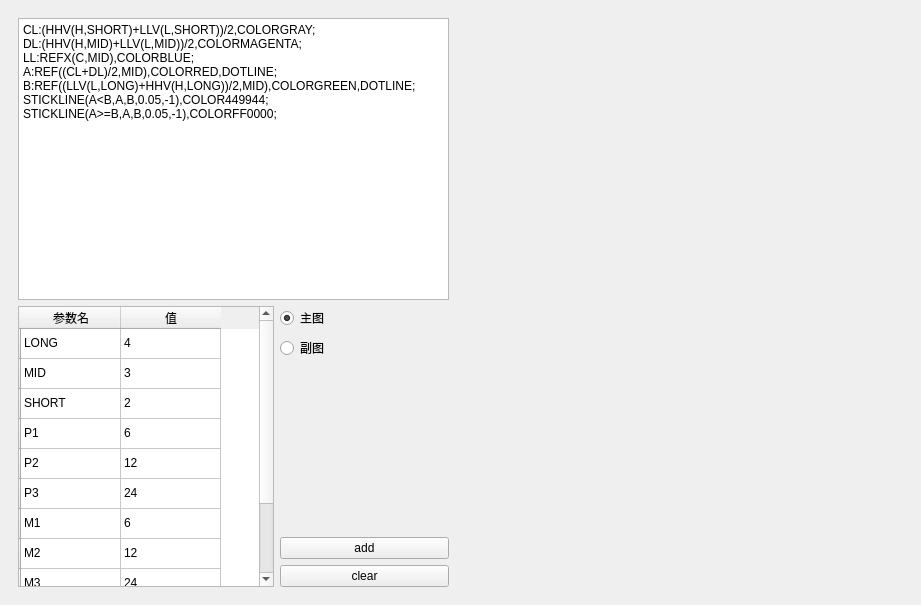
<?xml version="1.0" encoding="UTF-8"?>
<ui version="4.0">
 <class>MainWindow</class>
 <widget class="QMainWindow" name="MainWindow">
  <property name="geometry">
   <rect>
    <x>0</x>
    <y>0</y>
    <width>921</width>
    <height>605</height>
   </rect>
  </property>
  <property name="windowTitle">
   <string>MainWindow</string>
  </property>
  <widget class="QWidget" name="centralwidget">
   <layout class="QHBoxLayout" name="horizontalLayout_2">
    <item>
     <widget class="QWidget" name="widget_2" native="true">
      <property name="sizePolicy">
       <sizepolicy hsizetype="Expanding" vsizetype="Preferred">
        <horstretch>0</horstretch>
        <verstretch>0</verstretch>
       </sizepolicy>
      </property>
      <property name="minimumSize">
       <size>
        <width>100</width>
        <height>0</height>
       </size>
      </property>
      <layout class="QVBoxLayout" name="verticalLayout">
       <item>
        <widget class="QTextEdit" name="textEdit">
         <property name="sizePolicy">
          <sizepolicy hsizetype="Expanding" vsizetype="Expanding">
           <horstretch>0</horstretch>
           <verstretch>0</verstretch>
          </sizepolicy>
         </property>
         <property name="minimumSize">
          <size>
           <width>0</width>
           <height>150</height>
          </size>
         </property>
         <property name="html">
          <string>&lt;!DOCTYPE HTML PUBLIC &quot;-//W3C//DTD HTML 4.0//EN&quot; &quot;http://www.w3.org/TR/REC-html40/strict.dtd&quot;&gt;
&lt;html&gt;&lt;head&gt;&lt;meta name=&quot;qrichtext&quot; content=&quot;1&quot; /&gt;&lt;meta charset=&quot;utf-8&quot; /&gt;&lt;style type=&quot;text/css&quot;&gt;
p, li { white-space: pre-wrap; }
hr { height: 1px; border-width: 0; }
&lt;/style&gt;&lt;/head&gt;&lt;body style=&quot; font-family:'Microsoft YaHei UI'; font-size:9pt; font-weight:400; font-style:normal;&quot;&gt;
&lt;p style=&quot; margin-top:0px; margin-bottom:0px; margin-left:0px; margin-right:0px; -qt-block-indent:0; text-indent:0px;&quot;&gt;CL:(HHV(H,SHORT)+LLV(L,SHORT))/2,COLORGRAY;&lt;/p&gt;
&lt;p style=&quot; margin-top:0px; margin-bottom:0px; margin-left:0px; margin-right:0px; -qt-block-indent:0; text-indent:0px;&quot;&gt;DL:(HHV(H,MID)+LLV(L,MID))/2,COLORMAGENTA;&lt;/p&gt;
&lt;p style=&quot; margin-top:0px; margin-bottom:0px; margin-left:0px; margin-right:0px; -qt-block-indent:0; text-indent:0px;&quot;&gt;LL:REFX(C,MID),COLORBLUE;&lt;/p&gt;
&lt;p style=&quot; margin-top:0px; margin-bottom:0px; margin-left:0px; margin-right:0px; -qt-block-indent:0; text-indent:0px;&quot;&gt;A:REF((CL+DL)/2,MID),COLORRED,DOTLINE;&lt;/p&gt;
&lt;p style=&quot; margin-top:0px; margin-bottom:0px; margin-left:0px; margin-right:0px; -qt-block-indent:0; text-indent:0px;&quot;&gt;B:REF((LLV(L,LONG)+HHV(H,LONG))/2,MID),COLORGREEN,DOTLINE;&lt;/p&gt;
&lt;p style=&quot; margin-top:0px; margin-bottom:0px; margin-left:0px; margin-right:0px; -qt-block-indent:0; text-indent:0px;&quot;&gt;STICKLINE(A&amp;lt;B,A,B,0.05,-1),COLOR449944;&lt;/p&gt;
&lt;p style=&quot; margin-top:0px; margin-bottom:0px; margin-left:0px; margin-right:0px; -qt-block-indent:0; text-indent:0px;&quot;&gt;STICKLINE(A&amp;gt;=B,A,B,0.05,-1),COLORFF0000;&lt;/p&gt;&lt;/body&gt;&lt;/html&gt;</string>
         </property>
        </widget>
       </item>
       <item>
        <widget class="QWidget" name="widget" native="true">
         <property name="sizePolicy">
          <sizepolicy hsizetype="Expanding" vsizetype="Expanding">
           <horstretch>0</horstretch>
           <verstretch>0</verstretch>
          </sizepolicy>
         </property>
         <property name="minimumSize">
          <size>
           <width>0</width>
           <height>50</height>
          </size>
         </property>
         <layout class="QHBoxLayout" name="horizontalLayout">
          <property name="leftMargin">
           <number>0</number>
          </property>
          <property name="topMargin">
           <number>0</number>
          </property>
          <property name="rightMargin">
           <number>0</number>
          </property>
          <property name="bottomMargin">
           <number>0</number>
          </property>
          <item>
           <widget class="QTableWidget" name="tableWidget">
            <property name="sizePolicy">
             <sizepolicy hsizetype="Fixed" vsizetype="Expanding">
              <horstretch>0</horstretch>
              <verstretch>0</verstretch>
             </sizepolicy>
            </property>
            <row>
             <property name="text">
              <string/>
             </property>
            </row>
            <row>
             <property name="text">
              <string/>
             </property>
            </row>
            <row>
             <property name="text">
              <string/>
             </property>
            </row>
            <row>
             <property name="text">
              <string/>
             </property>
            </row>
            <row>
             <property name="text">
              <string/>
             </property>
            </row>
            <row>
             <property name="text">
              <string/>
             </property>
            </row>
            <row>
             <property name="text">
              <string/>
             </property>
            </row>
            <row>
             <property name="text">
              <string/>
             </property>
            </row>
            <row>
             <property name="text">
              <string/>
             </property>
            </row>
            <row>
             <property name="text">
              <string/>
             </property>
            </row>
            <row>
             <property name="text">
              <string/>
             </property>
            </row>
            <column>
             <property name="text">
              <string>参数名</string>
             </property>
            </column>
            <column>
             <property name="text">
              <string>值</string>
             </property>
            </column>
            <item row="0" column="0">
             <property name="text">
              <string>LONG</string>
             </property>
            </item>
            <item row="0" column="1">
             <property name="text">
              <string>4</string>
             </property>
            </item>
            <item row="1" column="0">
             <property name="text">
              <string>MID</string>
             </property>
            </item>
            <item row="1" column="1">
             <property name="text">
              <string>3</string>
             </property>
            </item>
            <item row="2" column="0">
             <property name="text">
              <string>SHORT</string>
             </property>
            </item>
            <item row="2" column="1">
             <property name="text">
              <string>2</string>
             </property>
            </item>
            <item row="3" column="0">
             <property name="text">
              <string>P1</string>
             </property>
            </item>
            <item row="3" column="1">
             <property name="text">
              <string>6</string>
             </property>
            </item>
            <item row="4" column="0">
             <property name="text">
              <string>P2</string>
             </property>
            </item>
            <item row="4" column="1">
             <property name="text">
              <string>12</string>
             </property>
            </item>
            <item row="5" column="0">
             <property name="text">
              <string>P3</string>
             </property>
            </item>
            <item row="5" column="1">
             <property name="text">
              <string>24</string>
             </property>
            </item>
            <item row="6" column="0">
             <property name="text">
              <string>M1</string>
             </property>
            </item>
            <item row="6" column="1">
             <property name="text">
              <string>6</string>
             </property>
            </item>
            <item row="7" column="0">
             <property name="text">
              <string>M2</string>
             </property>
            </item>
            <item row="7" column="1">
             <property name="text">
              <string>12</string>
             </property>
            </item>
            <item row="8" column="0">
             <property name="text">
              <string>M3</string>
             </property>
            </item>
            <item row="8" column="1">
             <property name="text">
              <string>24</string>
             </property>
            </item>
           </widget>
          </item>
          <item>
           <layout class="QVBoxLayout" name="verticalLayout_3">
            <item>
             <widget class="QRadioButton" name="radioMain">
              <property name="layoutDirection">
               <enum>Qt::LeftToRight</enum>
              </property>
              <property name="text">
               <string>主图</string>
              </property>
              <property name="checked">
               <bool>true</bool>
              </property>
             </widget>
            </item>
            <item>
             <widget class="QRadioButton" name="radioSub">
              <property name="layoutDirection">
               <enum>Qt::LeftToRight</enum>
              </property>
              <property name="text">
               <string>副图</string>
              </property>
              <property name="checked">
               <bool>false</bool>
              </property>
             </widget>
            </item>
            <item>
             <widget class="QLabel" name="label_err">
              <property name="sizePolicy">
               <sizepolicy hsizetype="Expanding" vsizetype="Expanding">
                <horstretch>0</horstretch>
                <verstretch>0</verstretch>
               </sizepolicy>
              </property>
              <property name="text">
               <string/>
              </property>
              <property name="wordWrap">
               <bool>true</bool>
              </property>
             </widget>
            </item>
            <item>
             <widget class="QPushButton" name="btnAdd">
              <property name="sizePolicy">
               <sizepolicy hsizetype="Expanding" vsizetype="Preferred">
                <horstretch>0</horstretch>
                <verstretch>0</verstretch>
               </sizepolicy>
              </property>
              <property name="text">
               <string>add</string>
              </property>
             </widget>
            </item>
            <item>
             <widget class="QPushButton" name="btnClear">
              <property name="text">
               <string>clear</string>
              </property>
             </widget>
            </item>
           </layout>
          </item>
         </layout>
        </widget>
       </item>
      </layout>
     </widget>
    </item>
    <item>
     <widget class="QWidget" name="widget_4" native="true">
      <property name="sizePolicy">
       <sizepolicy hsizetype="Expanding" vsizetype="Preferred">
        <horstretch>0</horstretch>
        <verstretch>0</verstretch>
       </sizepolicy>
      </property>
      <property name="minimumSize">
       <size>
        <width>100</width>
        <height>0</height>
       </size>
      </property>
      <layout class="QVBoxLayout" name="verticalLayout_2">
       <item>
        <widget class="KChartView" name="kchart0" native="true"/>
       </item>
       <item>
        <widget class="KChartView" name="kchart1" native="true"/>
       </item>
      </layout>
     </widget>
    </item>
   </layout>
  </widget>
 </widget>
 <customwidgets>
  <customwidget>
   <class>KChartView</class>
   <extends>QWidget</extends>
   <header location="global">src/kchartview.h</header>
   <container>1</container>
  </customwidget>
 </customwidgets>
 <resources/>
 <connections/>
</ui>
